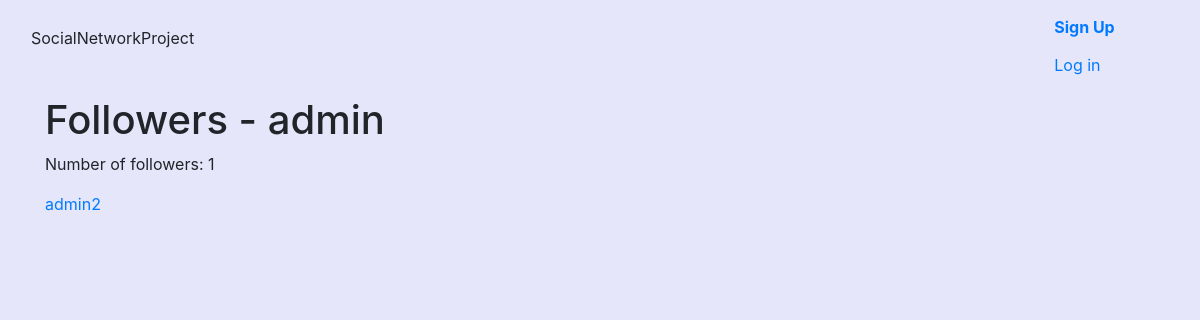
The app's page /u/admin/followers/, older data.
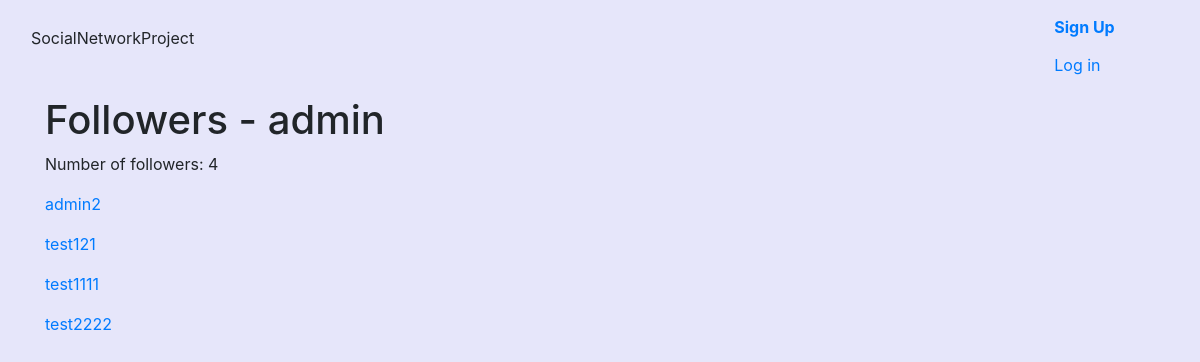
The same page, newer data.
### Userprofile/models.py (models this page shows)
class UserProfile(models.Model):
    objects = None
    user = models.OneToOneField(User, on_delete=models.CASCADE)
    follows = models.ManyToManyField('self', related_name="followed_by", symmetrical=False)
    avatar = models.ImageField(upload_to='uploads/', blank=True, null=True)

### Userprofile/views.py (the view)
# urls.py: path('u/<str:username>/followers/', followers, name='followers'),
def followers(request, username):
    user = get_object_or_404(User, username=username)
    return render(request, 'userprofile/follwers.html', {'user': user})

### Templates/Userprofile/follwers.html
{% extends 'base.html' %}
{% block content %}
<br>
<br>
<br>
<br>
    <div class="container">
        <div class="columns">
            <div class="column">
                <h1 class="title">Followers - {{ user.username }}</h1>
                <p>Number of followers: {{ user.userprofile.followed_by.count }}</p>
            </div>
        </div>
        <div class="columns">
            <div class="column">
                {% for postuser in user.userprofile.followed_by.all %}
                    <p><a href="{% url 'userprofile' postuser.user.username %}">{{ postuser.user.username }}</a></p>
                {% empty %}
                    {% if request.user == user %}
                        <p>You're lonely... You don't have any followers...</p>
                    {% else %}
                        <p>{{ user.username }} is lonely. 0 followers...</p>
                    {% endif %}
                {% endfor %}
            </div>
        </div>
    </div>
{% endblock %}

Row changes from the older to the newer data that the page shows:
added UserProfile: user.username "test121"
added UserProfile: user.username "test1111"
added UserProfile: user.username "test2222"
Text that changed along with them:
{{ user.userprofile.followed_by.count }}: "1" → "4"
